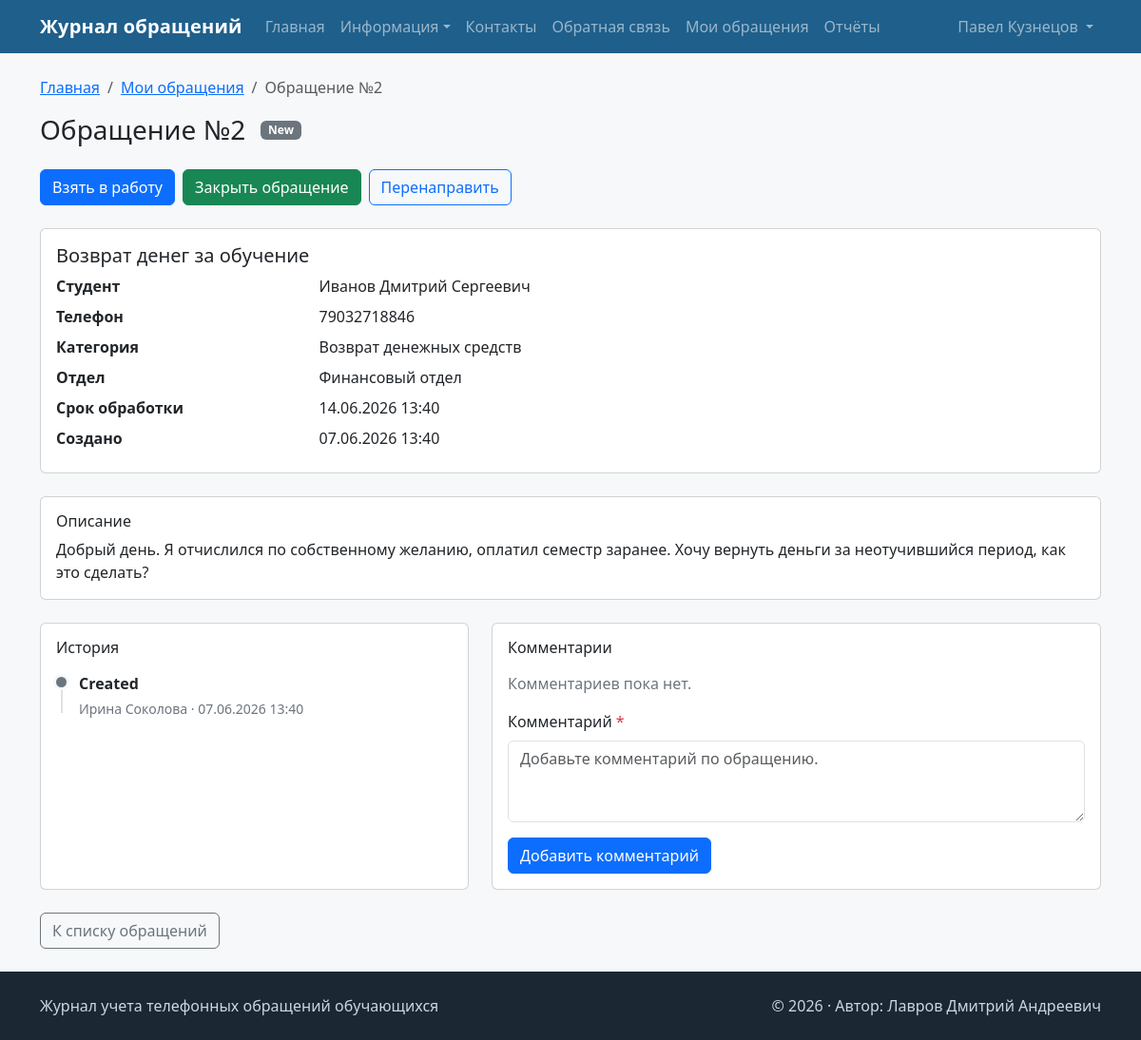
Screenshot of /cabinet/appeals/2/ (signed in) with the database file from the repository.
### users/models.py (models this page shows, shortened)
class User(AbstractUser):
    username = None
    email = models.EmailField(
        verbose_name=_("Email"),
        unique=True,
    )
    USERNAME_FIELD = "email"
    REQUIRED_FIELDS = []
    objects = EmailUserManager()
    class Meta(AbstractUser.Meta):
        verbose_name = _("User")
        verbose_name_plural = _("Users")
        ordering = ["-date_joined", "id"]

### appeals/models.py (models this page shows, shortened)
class Appeal(models.Model):
    NORMALIZED_FIELDS: ClassVar[NormalizedFields] = {
        "student_full_name": normalize_spaces,
        "student_phone": normalize_phone,
        "summary": normalize_spaces,
    }
    class Status(models.TextChoices):
        NEW = "new", _("New")
        IN_PROGRESS = "in_progress", _("In progress")
        CLOSED = "closed", _("Closed")
    student_full_name = models.CharField(
        _("Student full name"),
        max_length=255,
    )
    student_phone = models.CharField(
        _("Student phone"),
        max_length=50,
        validators=[
            validate_phone,
        ],
    )
    summary = models.CharField(
        _("Summary"),
        max_length=255,
    )
    description = models.TextField(
        _("Description"),
    )
    category = models.ForeignKey(
        AppealCategory,
        verbose_name=_("Category"),
        on_delete=models.PROTECT,
        related_name="appeals",
    )
    department = models.ForeignKey(
        Department,
        verbose_name=_("Department"),
        on_delete=models.PROTECT,
        related_name="appeals",
    )
    status = models.CharField(
        _("Status"),
        max_length=20,
        choices=Status.choices,
        default=Status.NEW,
    )
    due_at = models.DateTimeField(
        _("Due at"),
    )
    result = models.TextField(
        _("Result"),
        blank=True,
    )
    accepted_by = models.ForeignKey(
        settings.AUTH_USER_MODEL,
        verbose_name=_("Accepted by"),
        on_delete=models.PROTECT,
        related_name="accepted_appeals",
        blank=True,
        null=True,
    )
    created_by = models.ForeignKey(
        settings.AUTH_USER_MODEL,
        verbose_name=_("Created by"),
        on_delete=models.PROTECT,
        related_name="created_appeals",
    )
    created_at = models.DateTimeField(
        _("Created at"),
        default=timezone.now,
    )
    updated_at = models.DateTimeField(
        _("Updated at"),
        auto_now=True,
    )
    accepted_at = models.DateTimeField(
        _("Accepted at"),
        blank=True,
        null=True,
    )
    closed_at = models.DateTimeField(
        _("Closed at"),
        blank=True,
        null=True,
    )
    class Meta:
        verbose_name = _("Appeal")
        verbose_name_plural = _("Appeals")
        ordering = ["-created_at", "-pk"]
        permissions = [
            (START_APPEAL_PROCESSING_CODENAME, _("Can start appeal processing")),
            (COMMENT_APPEAL_CODENAME, _("Can comment appeal")),
            (CLOSE_APPEAL_CODENAME, _("Can close appeal")),
            (TRANSFER_APPEAL_CODENAME, _("Can transfer appeal")),
        ]
    @property
    def is_overdue(self) -> bool:
        return self.status != self.Status.CLOSED and self.due_at < timezone.now()

class AppealCategory(models.Model):
    NORMALIZED_FIELDS: ClassVar[NormalizedFields] = {
        "name": normalize_spaces,
    }
    name = models.CharField(
        _("Name"),
        max_length=150,
    )
    name_key = models.CharField(
        _("Name key"),
        max_length=255,
        blank=True,
        editable=False,
    )
    department = models.ForeignKey(
        Department,
        verbose_name=_("Department"),
        on_delete=models.PROTECT,
        related_name="categories",
    )
    default_processing_days = models.PositiveSmallIntegerField(
        _("Default processing days"),
        default=3,
        validators=[
            MinValueValidator(1),
        ],
    )
    description = models.TextField(
        _("Description"),
        blank=True,
    )
    is_active = models.BooleanField(
        _("Is active"),
        default=True,
    )
    created_at = models.DateTimeField(
        _("Created at"),
        auto_now_add=True,
    )
    updated_at = models.DateTimeField(
        _("Updated at"),
        auto_now=True,
    )
    class Meta:
        verbose_name = _("Appeal category")
        verbose_name_plural = _("Appeal categories")
        ordering = ["name", "-pk"]
        constraints = [
            models.UniqueConstraint(
                fields=["name_key"],
                name="unique_appeal_category_name_key",
                violation_error_message=_("Appeal category with this name already exists."),
            ),
        ]

class Department(models.Model):
    NORMALIZED_FIELDS: ClassVar[NormalizedFields] = {
        "name": normalize_spaces,
    }
    name = models.CharField(
        _("Name"),
        max_length=150,
    )
    name_key = models.CharField(
        _("Name key"),
        max_length=255,
        blank=True,
        editable=False,
    )
    description = models.TextField(
        _("Description"),
        blank=True,
    )
    members = models.ManyToManyField(
        settings.AUTH_USER_MODEL,
        verbose_name=_("Members"),
        blank=True,
        related_name="departments",
    )
    is_active = models.BooleanField(
        _("Is active"),
        default=True,
    )
    created_at = models.DateTimeField(
        _("Created at"),
        auto_now_add=True,
    )
    updated_at = models.DateTimeField(
        _("Updated at"),
        auto_now=True,
    )
    class Meta:
        verbose_name = _("Department")
        verbose_name_plural = _("Departments")
        ordering = ["name", "-pk"]
        constraints = [
            models.UniqueConstraint(
                fields=["name_key"],
                name="unique_department_name_key",
                violation_error_message=_("Department with this name already exists."),
            ),
        ]

class AppealHistoryEvent(models.Model):
    class EventType(models.TextChoices):
        CREATED = "created", _("Created")
        CATEGORY_CHANGED = "category_changed", _("Category changed")
        DEPARTMENT_CHANGED = "department_changed", _("Department changed")
        DUE_AT_CHANGED = "due_at_changed", _("Due date changed")
        ACCEPTED = "accepted", _("Accepted")
        STATUS_CHANGED = "status_changed", _("Status changed")
        COMMENT_ADDED = "comment_added", _("Comment added")
        RESULT_UPDATED = "result_updated", _("Result updated")
        CLOSED = "closed", _("Closed")
    appeal = models.ForeignKey(
        Appeal,
        verbose_name=_("Appeal"),
        on_delete=models.CASCADE,
        related_name="history_events",
    )
    actor = models.ForeignKey(
        settings.AUTH_USER_MODEL,
        verbose_name=_("Actor"),
        on_delete=models.PROTECT,
        related_name="appeal_history_events",
        blank=True,
        null=True,
    )
    event_type = models.CharField(
        _("Event type"),
        max_length=50,
        choices=EventType.choices,
    )
    message = models.TextField(
        _("Message"),
        blank=True,
    )
    created_at = models.DateTimeField(
        _("Created at"),
        default=timezone.now,
    )
    class Meta:
        verbose_name = _("Appeal history event")
        verbose_name_plural = _("Appeal history events")
        ordering = ["created_at", "-pk"]

### appeals/views.py (the view)
# urls.py: path("appeals/<int:pk>/", AppealDetailView.as_view(), name="appeal_detail"),
class AppealDetailView(LoginRequiredMixin, PermissionRequiredMixin, DetailView):
    permission_required = VIEW_APPEAL_PERMISSION
    template_name = "appeals/appeal_detail.html"
    context_object_name = "appeal"
    def get_queryset(self):
        return visible_appeals_for(self.request.user).select_related(
            "category",
            "department",
            "created_by",
        )
    def get_context_data(self, **kwargs):
        context = super().get_context_data(**kwargs)
        appeal = self.object
        context["breadcrumbs"] = [
            {"label": "Мои обращения", "url": reverse("appeals:appeal_list")},
            {"label": f"Обращение №{appeal.pk}"},
        ]
        context["history_events"] = appeal.history_events.select_related("actor")
        context["comments"] = appeal.comments.select_related("author")
        context["can_comment"] = can_comment_appeal(self.request.user, appeal)
        context["comment_form"] = AppealCommentForm()
        context["can_start_processing"] = (
            appeal.status == Appeal.Status.NEW
            and can_start_appeal_processing(self.request.user, appeal)
        )
        context["can_close"] = appeal.status != Appeal.Status.CLOSED and can_close_appeal(
            self.request.user, appeal
        )
        context["can_transfer"] = appeal.status != Appeal.Status.CLOSED and can_transfer_appeal(
            self.request.user, appeal
        )
        return context

### templates/appeals/appeal_detail.html (shortened to what this page needs)
{% extends "base.html" %}
{% block content %}
  <div class="d-flex flex-wrap align-items-center gap-3 mb-4">
    <h1 class="h3 mb-0">Обращение №{{ appeal.pk }}</h1>
    {% include "appeals/_status_badge.html" with appeal=appeal %}
  </div>
  {% if can_start_processing or can_close or can_transfer %}
    <div class="d-flex flex-wrap gap-2 mb-4">
      {% if can_start_processing %}
        <form method="post" action="{% url 'appeals:appeal_start_processing' appeal.pk %}">
          <button type="submit" class="btn btn-primary">Взять в работу</button>
        </form>
      {% endif %}
      {% if can_close %}
        <a href="{% url 'appeals:appeal_close' appeal.pk %}" class="btn btn-success">Закрыть обращение</a>
      {% endif %}
      {% if can_transfer %}
        <a href="{% url 'appeals:appeal_transfer' appeal.pk %}" class="btn btn-outline-primary">Перенаправить</a>
      {% endif %}
    </div>
  {% endif %}
  <div class="card mb-4">
    <div class="card-body">
      <h2 class="h5 card-title">{{ appeal.summary }}</h2>
      <dl class="row mb-0">
        <dt class="col-sm-4 col-lg-3">Студент</dt>
        <dd class="col-sm-8 col-lg-9">{{ appeal.student_full_name }}</dd>
        <dt class="col-sm-4 col-lg-3">Телефон</dt>
        <dd class="col-sm-8 col-lg-9">{{ appeal.student_phone }}</dd>
        <dt class="col-sm-4 col-lg-3">Категория</dt>
        <dd class="col-sm-8 col-lg-9">{{ appeal.category.name }}</dd>
        <dt class="col-sm-4 col-lg-3">Отдел</dt>
        <dd class="col-sm-8 col-lg-9">{{ appeal.department.name }}</dd>
        <dt class="col-sm-4 col-lg-3">Срок обработки</dt>
        <dd class="col-sm-8 col-lg-9">{{ appeal.due_at|date:"d.m.Y H:i" }}</dd>
        <dt class="col-sm-4 col-lg-3">Создано</dt>
        <dd class="col-sm-8 col-lg-9">{{ appeal.created_at|date:"d.m.Y H:i" }}</dd>
      </dl>
    </div>
  </div>
  <div class="card mb-4">
    <div class="card-body">
      <h2 class="h6 card-title">Описание</h2>
      <p class="mb-0" style="white-space: pre-line;">{{ appeal.description }}</p>
    </div>
  </div>
  <div class="row g-4 mb-4">
    <div class="col-lg-5">
      <section class="card h-100" aria-labelledby="history-heading">
        <div class="card-body">
          <h2 id="history-heading" class="h6 card-title mb-3">История</h2>
          {% include "appeals/_timeline.html" with events=history_events %}
        </div>
      </section>
    </div>
    <div class="col-lg-7">
      <section class="card h-100" id="comments" aria-labelledby="comments-heading">
        <div class="card-body">
          <h2 id="comments-heading" class="h6 card-title mb-3">Комментарии</h2>
          {% include "appeals/_comments.html" with appeal=appeal comments=comments can_comment=can_comment comment_form=comment_form %}
        </div>
      </section>
    </div>
  </div>
  <a href="{% url 'appeals:appeal_list' %}" class="btn btn-outline-secondary">К списку обращений</a>
{% endblock %}

### templates/_navbar.html (shortened to what this page needs)
<nav class="navbar navbar-expand-lg navbar-dark" aria-label="Основная навигация">
  <div class="container">
    <a class="navbar-brand" href="{% url 'public:home' %}">Журнал обращений</a>
    <div class="collapse navbar-collapse" id="primary-nav">
      {% with view_name=request.resolver_match.view_name %}
      {% with info_views="public:about public:how_to public:process public:categories public:analytics public:faq public:documents" %}
      <ul class="navbar-nav me-auto mb-2 mb-lg-0">
        <li class="nav-item">
          <a class="nav-link{% if view_name == 'public:home' %} active{% endif %}"
             href="{% url 'public:home' %}">Главная</a>
        </li>
        <li class="nav-item dropdown">
          <a class="nav-link dropdown-toggle{% if view_name in info_views %} active{% endif %}"
             href="#" id="info-menu" role="button" data-bs-toggle="dropdown"
             aria-expanded="false"
             {% if view_name in info_views %}aria-current="page"{% endif %}>Информация</a>
        </li>
        <li class="nav-item">
          <a class="nav-link{% if view_name == 'public:contacts' %} active{% endif %}"
             href="{% url 'public:contacts' %}">Контакты</a>
        </li>
        <li class="nav-item">
          <a class="nav-link{% if view_name == 'public:feedback' %} active{% endif %}"
             href="{% url 'public:feedback' %}">Обратная связь</a>
        </li>
        {% if perms.appeals.view_appeal %}
          <li class="nav-item">
            <a class="nav-link{% if view_name == 'appeals:appeal_list' %} active{% endif %}"
               href="{% url 'appeals:appeal_list' %}">Мои обращения</a>
          </li>
          <li class="nav-item">
            <a class="nav-link{% if view_name == 'appeals:appeal_report' %} active{% endif %}"
               href="{% url 'appeals:appeal_report' %}">Отчёты</a>
          </li>
        {% endif %}
      </ul>
      <ul class="navbar-nav ms-auto mb-2 mb-lg-0">
        {% if user.is_authenticated %}
          <li class="nav-item dropdown">
            <a class="nav-link dropdown-toggle" href="#" id="user-menu" role="button"
               data-bs-toggle="dropdown" aria-expanded="false">
              {{ user.get_full_name|default:user.email }}
            </a>
          </li>
        {% else %}
          <li class="nav-item">
            <a class="nav-link{% if view_name == 'login' %} active{% endif %}"
               {% if view_name == 'login' %}aria-current="page"{% endif %}
               href="{% url 'login' %}">Войти</a>
          </li>
        {% endif %}
      </ul>
      {% endwith %}
      {% endwith %}
    </div>
  </div>
</nav>

### templates/appeals/_status_badge.html (shortened to what this page needs)
{% if appeal.status == "new" %}
  <span class="badge text-bg-secondary">{{ appeal.get_status_display }}</span>
{% elif appeal.status == "in_progress" %}
  <span class="badge text-bg-info">{{ appeal.get_status_display }}</span>
{% elif appeal.status == "closed" %}
  <span class="badge text-bg-success">{{ appeal.get_status_display }}</span>
{% else %}
  <span class="badge text-bg-light">{{ appeal.get_status_display }}</span>
{% endif %}

### templates/appeals/_timeline.html (shortened to what this page needs)
<ol class="timeline list-unstyled mb-0">
  {% for event in events %}
    <li class="timeline-item timeline-item--{{ event.event_type }}">
      <div class="timeline-marker" aria-hidden="true"></div>
      <div class="timeline-content">
        <p class="timeline-title mb-1">{{ event.get_event_type_display }}</p>
        <p class="timeline-meta mb-0">
          {% if event.actor %}{{ event.actor.get_full_name|default:event.actor.email }} · {% endif %}
          <time datetime="{{ event.created_at|date:'c' }}">{{ event.created_at|date:"d.m.Y H:i" }}</time>
        </p>
      </div>
    </li>
  {% endfor %}
</ol>

### rows the page displays
User: get_full_name "Павел Кузнецов"
Appeal: pk "2", status "New", summary "Возврат денег за обучение", student_full_name "Иванов Дмитрий Сергеевич", student_phone "79032718846", category.name "Возврат денежных средств", department.name "Финансовый отдел", due_at "14.06.2026 13:40", created_at "07.06.2026 13:40", description "Добрый день. Я отчислился по собственному желанию, оплатил семестр заранее. Хочу вернуть деньги за неотучившийся период, как это сделать?"
AppealHistoryEvent: event_type "Created", actor.get_full_name "Ирина Соколова", created_at "07.06.2026 13:40"

### other values shown
{{ crumb.label }} "Мои обращения"
{{ crumb.label }} "Обращение №2"
{{ field.label }} "Комментарий"
